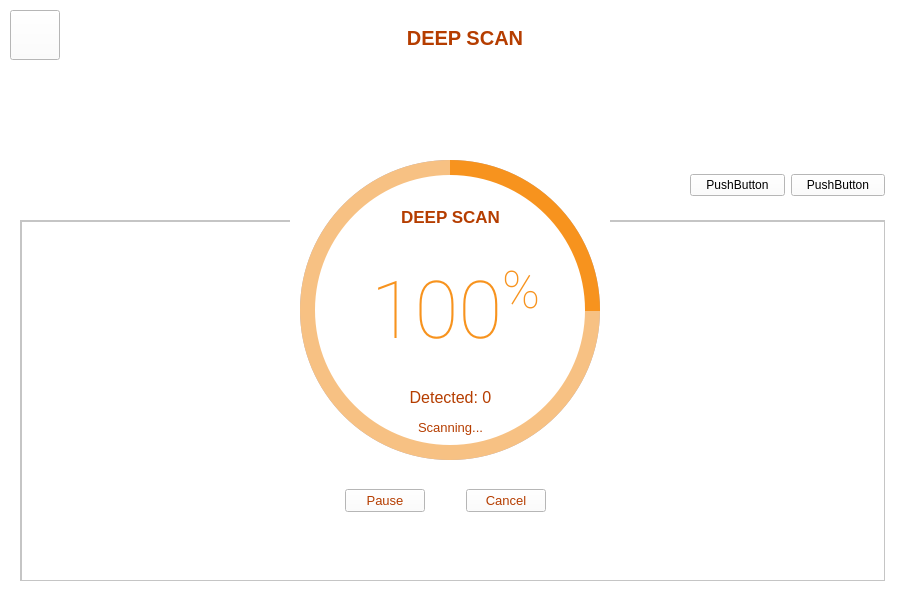
<?xml version="1.0" encoding="UTF-8"?>
<ui version="4.0">
 <class>DeepScanLayout</class>
 <widget class="QMainWindow" name="DeepScanLayout">
  <property name="geometry">
   <rect>
    <x>0</x>
    <y>0</y>
    <width>900</width>
    <height>600</height>
   </rect>
  </property>
  <property name="windowTitle">
   <string>MainWindow</string>
  </property>
  <property name="windowIcon">
   <iconset>
    <normaloff>icons/tav_logo.png</normaloff>icons/tav_logo.png</iconset>
  </property>
  <property name="styleSheet">
   <string notr="true">background-color: rgb(255, 255, 255);</string>
  </property>
  <widget class="QWidget" name="centralwidget">
   <widget class="QPushButton" name="btnHome">
    <property name="geometry">
     <rect>
      <x>10</x>
      <y>10</y>
      <width>50</width>
      <height>50</height>
     </rect>
    </property>
    <property name="cursor">
     <cursorShape>PointingHandCursor</cursorShape>
    </property>
    <property name="text">
     <string/>
    </property>
    <property name="icon">
     <iconset>
      <normaloff>icons/home_icon.png</normaloff>icons/home_icon.png</iconset>
    </property>
    <property name="iconSize">
     <size>
      <width>40</width>
      <height>40</height>
     </size>
    </property>
   </widget>
   <widget class="QLabel" name="lbl_name">
    <property name="geometry">
     <rect>
      <x>375</x>
      <y>0</y>
      <width>180</width>
      <height>75</height>
     </rect>
    </property>
    <property name="font">
     <font>
      <pointsize>15</pointsize>
      <weight>75</weight>
      <bold>true</bold>
     </font>
    </property>
    <property name="layoutDirection">
     <enum>Qt::LeftToRight</enum>
    </property>
    <property name="styleSheet">
     <string notr="true">color: rgb(181, 61, 0);</string>
    </property>
    <property name="text">
     <string>DEEP SCAN</string>
    </property>
    <property name="alignment">
     <set>Qt::AlignCenter</set>
    </property>
   </widget>
   <widget class="QLabel" name="lbl_icon">
    <property name="geometry">
     <rect>
      <x>300</x>
      <y>0</y>
      <width>75</width>
      <height>75</height>
     </rect>
    </property>
    <property name="text">
     <string/>
    </property>
    <property name="pixmap">
     <pixmap>icons/deep.png</pixmap>
    </property>
    <property name="scaledContents">
     <bool>true</bool>
    </property>
   </widget>
   <widget class="QScrollArea" name="scrollArea">
    <property name="enabled">
     <bool>true</bool>
    </property>
    <property name="geometry">
     <rect>
      <x>20</x>
      <y>220</y>
      <width>865</width>
      <height>361</height>
     </rect>
    </property>
    <property name="widgetResizable">
     <bool>true</bool>
    </property>
    <widget class="QWidget" name="scrollAreaWidgetContents">
     <property name="geometry">
      <rect>
       <x>0</x>
       <y>0</y>
       <width>863</width>
       <height>359</height>
      </rect>
     </property>
     <widget class="QTextBrowser" name="logBrowser">
      <property name="geometry">
       <rect>
        <x>0</x>
        <y>0</y>
        <width>865</width>
        <height>360</height>
       </rect>
      </property>
      <property name="maximumSize">
       <size>
        <width>865</width>
        <height>360</height>
       </size>
      </property>
      <property name="html">
       <string>&lt;!DOCTYPE HTML PUBLIC &quot;-//W3C//DTD HTML 4.0//EN&quot; &quot;http://www.w3.org/TR/REC-html40/strict.dtd&quot;&gt;
&lt;html&gt;&lt;head&gt;&lt;meta name=&quot;qrichtext&quot; content=&quot;1&quot; /&gt;&lt;style type=&quot;text/css&quot;&gt;
p, li { white-space: pre-wrap; }
&lt;/style&gt;&lt;/head&gt;&lt;body style=&quot; font-family:'MS Shell Dlg 2'; font-size:7.8pt; font-weight:400; font-style:normal;&quot;&gt;
&lt;p style=&quot;-qt-paragraph-type:empty; margin-top:0px; margin-bottom:0px; margin-left:0px; margin-right:0px; -qt-block-indent:0; text-indent:0px;&quot;&gt;&lt;br /&gt;&lt;/p&gt;&lt;/body&gt;&lt;/html&gt;</string>
      </property>
     </widget>
    </widget>
   </widget>
   <widget class="QWidget" name="horizontalLayoutWidget_2">
    <property name="geometry">
     <rect>
      <x>690</x>
      <y>170</y>
      <width>195</width>
      <height>31</height>
     </rect>
    </property>
    <layout class="QHBoxLayout" name="buttonBar">
     <item>
      <widget class="QPushButton" name="pushButton">
       <property name="text">
        <string>PushButton</string>
       </property>
      </widget>
     </item>
     <item>
      <widget class="QPushButton" name="pushButton_2">
       <property name="text">
        <string>PushButton</string>
       </property>
      </widget>
     </item>
    </layout>
   </widget>
   <widget class="QFrame" name="circularProgressBarBase">
    <property name="geometry">
     <rect>
      <x>290</x>
      <y>150</y>
      <width>320</width>
      <height>380</height>
     </rect>
    </property>
    <property name="frameShape">
     <enum>QFrame::NoFrame</enum>
    </property>
    <property name="frameShadow">
     <enum>QFrame::Raised</enum>
    </property>
    <widget class="QFrame" name="circularProgress">
     <property name="geometry">
      <rect>
       <x>10</x>
       <y>10</y>
       <width>300</width>
       <height>300</height>
      </rect>
     </property>
     <property name="styleSheet">
      <string notr="true">QFrame{
	border-radius: 150px;
	background-color: qconicalgradient(cx:0.5, cy:0.5, angle:90, stop:0.749 rgb(247, 193, 131), stop:0.750 rgb(247, 147, 30));
}</string>
     </property>
     <property name="frameShape">
      <enum>QFrame::NoFrame</enum>
     </property>
     <property name="frameShadow">
      <enum>QFrame::Raised</enum>
     </property>
    </widget>
    <widget class="QFrame" name="circularBg">
     <property name="geometry">
      <rect>
       <x>10</x>
       <y>10</y>
       <width>300</width>
       <height>300</height>
      </rect>
     </property>
     <property name="styleSheet">
      <string notr="true">QFrame{
	border-radius: 150px;
	background-color: rgba(77, 77, 127, 120);
}</string>
     </property>
     <property name="frameShape">
      <enum>QFrame::NoFrame</enum>
     </property>
     <property name="frameShadow">
      <enum>QFrame::Raised</enum>
     </property>
    </widget>
    <widget class="QFrame" name="container">
     <property name="geometry">
      <rect>
       <x>25</x>
       <y>25</y>
       <width>270</width>
       <height>270</height>
      </rect>
     </property>
     <property name="styleSheet">
      <string notr="true">QFrame{
	border-radius: 135px;
	background-color: rgb(255, 255, 255);
}</string>
     </property>
     <property name="frameShape">
      <enum>QFrame::NoFrame</enum>
     </property>
     <property name="frameShadow">
      <enum>QFrame::Raised</enum>
     </property>
     <widget class="QLabel" name="lbTitle">
      <property name="geometry">
       <rect>
        <x>0</x>
        <y>20</y>
        <width>271</width>
        <height>45</height>
       </rect>
      </property>
      <property name="sizePolicy">
       <sizepolicy hsizetype="Preferred" vsizetype="Preferred">
        <horstretch>0</horstretch>
        <verstretch>0</verstretch>
       </sizepolicy>
      </property>
      <property name="font">
       <font>
        <family>Segoe UI</family>
        <pointsize>13</pointsize>
       </font>
      </property>
      <property name="styleSheet">
       <string notr="true">background-color: none;
color: rgb(181, 61, 0);</string>
      </property>
      <property name="text">
       <string>&lt;html&gt;&lt;head/&gt;&lt;body&gt;&lt;p&gt;&lt;span style=&quot; font-weight:600; color:rgb(181, 61, 0);&quot;&gt;DEEP SCAN&lt;/span&gt;&lt;/p&gt;&lt;/body&gt;&lt;/html&gt;</string>
      </property>
      <property name="alignment">
       <set>Qt::AlignCenter</set>
      </property>
     </widget>
     <widget class="QLabel" name="lbPercentage">
      <property name="geometry">
       <rect>
        <x>10</x>
        <y>50</y>
        <width>261</width>
        <height>172</height>
       </rect>
      </property>
      <property name="font">
       <font>
        <family>Roboto Thin</family>
        <pointsize>60</pointsize>
       </font>
      </property>
      <property name="styleSheet">
       <string notr="true">background-color: none;
color: rgb(247, 147, 30);</string>
      </property>
      <property name="text">
       <string>&lt;html&gt;&lt;head/&gt;&lt;body&gt;&lt;p&gt;100&lt;span style=&quot; font-size:58pt; vertical-align:super;&quot;&gt;%&lt;/span&gt;&lt;/p&gt;&lt;/body&gt;&lt;/html&gt;</string>
      </property>
      <property name="alignment">
       <set>Qt::AlignCenter</set>
      </property>
     </widget>
     <widget class="QLabel" name="lbDetected">
      <property name="geometry">
       <rect>
        <x>0</x>
        <y>210</y>
        <width>271</width>
        <height>25</height>
       </rect>
      </property>
      <property name="maximumSize">
       <size>
        <width>16777215</width>
        <height>25</height>
       </size>
      </property>
      <property name="font">
       <font>
        <pointsize>12</pointsize>
       </font>
      </property>
      <property name="styleSheet">
       <string notr="true">color:rgb(181, 61, 0);
background-color: none;</string>
      </property>
      <property name="text">
       <string>Detected: 0</string>
      </property>
      <property name="alignment">
       <set>Qt::AlignCenter</set>
      </property>
     </widget>
     <widget class="QLabel" name="lbScanning">
      <property name="geometry">
       <rect>
        <x>0</x>
        <y>240</y>
        <width>271</width>
        <height>25</height>
       </rect>
      </property>
      <property name="sizePolicy">
       <sizepolicy hsizetype="Preferred" vsizetype="Preferred">
        <horstretch>0</horstretch>
        <verstretch>0</verstretch>
       </sizepolicy>
      </property>
      <property name="maximumSize">
       <size>
        <width>16777215</width>
        <height>25</height>
       </size>
      </property>
      <property name="font">
       <font>
        <pointsize>10</pointsize>
       </font>
      </property>
      <property name="styleSheet">
       <string notr="true">color:rgb(181, 61, 0);
background-color: none;</string>
      </property>
      <property name="text">
       <string>Scanning...</string>
      </property>
      <property name="alignment">
       <set>Qt::AlignCenter</set>
      </property>
     </widget>
    </widget>
    <widget class="QWidget" name="horizontalLayoutWidget">
     <property name="geometry">
      <rect>
       <x>20</x>
       <y>330</y>
       <width>271</width>
       <height>41</height>
      </rect>
     </property>
     <layout class="QHBoxLayout" name="horizontalLayout">
      <item>
       <widget class="QPushButton" name="btnPause">
        <property name="sizePolicy">
         <sizepolicy hsizetype="Fixed" vsizetype="Fixed">
          <horstretch>0</horstretch>
          <verstretch>0</verstretch>
         </sizepolicy>
        </property>
        <property name="font">
         <font>
          <pointsize>10</pointsize>
         </font>
        </property>
        <property name="cursor">
         <cursorShape>PointingHandCursor</cursorShape>
        </property>
        <property name="styleSheet">
         <string notr="true">color: rgb(181, 61, 0);</string>
        </property>
        <property name="text">
         <string>Pause</string>
        </property>
        <property name="icon">
         <iconset>
          <normaloff>icons/pause_resume.png</normaloff>icons/pause_resume.png</iconset>
        </property>
       </widget>
      </item>
      <item>
       <widget class="QPushButton" name="btnCancel">
        <property name="sizePolicy">
         <sizepolicy hsizetype="Fixed" vsizetype="Fixed">
          <horstretch>0</horstretch>
          <verstretch>0</verstretch>
         </sizepolicy>
        </property>
        <property name="font">
         <font>
          <pointsize>10</pointsize>
         </font>
        </property>
        <property name="cursor">
         <cursorShape>PointingHandCursor</cursorShape>
        </property>
        <property name="styleSheet">
         <string notr="true">color: rgb(181, 61, 0);</string>
        </property>
        <property name="text">
         <string>Cancel</string>
        </property>
        <property name="icon">
         <iconset>
          <normaloff>icons/cancel_icon.png</normaloff>icons/cancel_icon.png</iconset>
        </property>
       </widget>
      </item>
     </layout>
    </widget>
    <zorder>circularBg</zorder>
    <zorder>circularProgress</zorder>
    <zorder>container</zorder>
    <zorder>horizontalLayoutWidget</zorder>
   </widget>
  </widget>
 </widget>
 <resources/>
 <connections/>
</ui>
